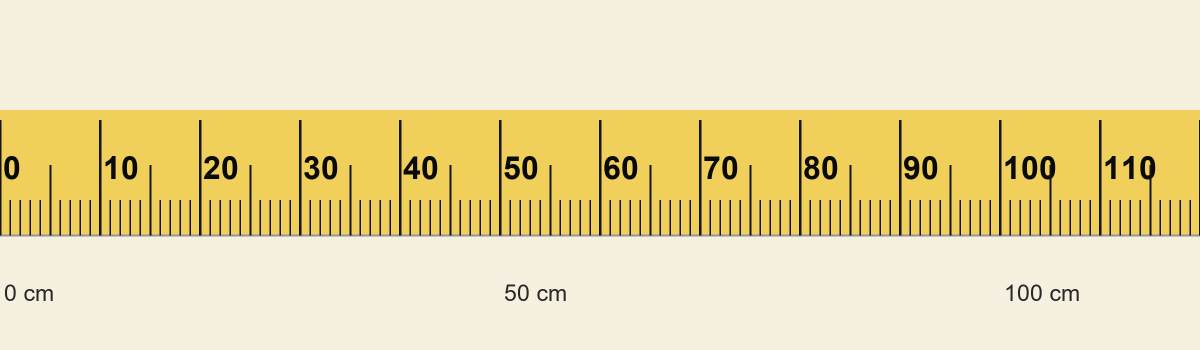
#> input picture tape_test.png, 2400 x 700 px (shown at 1/2 size)
$ python -i tape_band.py   (imports and definitions only)
#> lines starting #> are read from the running program, lines starting #| are printed output that depends on the picture
"""Find the blade in a survey photo by tracking it, not by guessing at patches.

Two attempts at "which bright thing is the tape" failed the same way. Taking the
largest bright elongated component worked on synthetic frames and lost on the
field set: on `20261124_140357_1` a paved edge the same tone as the tape won on
area, and on `20261124_140332` the blade and the sunlit sand merged into a single
59 000 px blob that has no band shape at all, so nothing was proposed. A single
threshold cannot separate a white tape from bright ground.

The tape is still easy to *see*: it is a thin, very long band of the brightest
pixels in the frame. So the seed is found by looking for that band directly —
project the brightest pixels onto a normal at each angle, and the tape shows up
as one narrow spike wherever the normal is perpendicular to it, while ground
spread across the frame contributes a flat background. That gives a direction
and a centre line without needing the blade to be a separate component.

From there the blade is *tracked*: station by station along the seed's direction,
each station measures the bright run across the blade, taking the run nearest to
where the last station found it. A printed number, a tick or a shadow then costs
one station rather than the whole band. The clip costs a dozen stations, so the
band is measured across them rather than required to be continuous — the clip is
the thing the reader is looking for, and refusing a band because the clip is in
the middle of it would be refusing every real photo.

When two bright bands both track cleanly, the band that is most elongated wins:
the tape crosses the frame at one blade's width, while a pipe, a kerb or a
paved edge that happens to be bright is short and fat. The tick ladder breaks a
remaining tie — the blade's along-profile repeats at the tick pitch and a paved
edge is smooth — and that is the same property the reader needs later.

Everything here is numpy and Pillow. No OpenCV, no SciPy, no new dependency.
"""

from __future__ import annotations

import numpy as np
from PIL import Image

# The band is tracked on a copy this long. Tracking is per station, so it does
# not need the original resolution; every reported position is scaled back up.
WORK_EDGE = 900

# Seeds are found on a coarser copy still, from the brightest pixels only.
SEED_EDGE = 450
SEED_PERCENTILE = 88.0
SEED_POINTS = 6000
MAX_SEEDS = 4

# Angle search: coarse, then refined around the best coarse angle.
ANGLE_STEP = 3.0
ANGLE_REFINE = 0.5
ANGLE_WINDOW = 3.0

# A blade is long and thin. Anything narrower than this is a highlight.
MIN_WIDTH_PX = 4.0

# Stations along the blade, and how far past the seed's own ends to look. A seed
# stops where the blade stops being one bright thing — at the clip, usually — so
# the search has to go past its ends to reach the other side of the clip.
STATIONS = 260
SPAN_SHARE = 1.35

# Each station is sampled across this much of the seed's width, so that both
# edges of the blade have darker ground to be measured against.
WINDOW_SHARE = 1.7

# A station's run has to look like the blade it started on: within this factor
# of the seed's width, and not touching the sampled window's edge, because a run
# that fills the window is the window and not a blade.
# A station can only be wrong upwards: a merge with bright ground makes the run
# wider, nothing makes a blade look narrower than it is. Tightening this to 1.6
# was tried to cure the 140332 merges and it dropped so many stations on
# `20261124_141314` that the real tape was refused and a band at -75 degrees was
# returned in its place. Returning a wrong band is worse than refusing, so the
# tolerance stays generous and the width spread gate does the refusing.
WIDTH_LOW = 0.35
WIDTH_HIGH = 2.4

# A millimetre mark or a printed number interrupts a station's bright run
# without touching the blade's edges, so a station's width is taken from every
# bright run that lies this close to the blade's centre line — blade-internal
# marks are then bridged, while ground beyond the blade's edge is not. A clip
# covers the whole blade and leaves only slivers at the edges, which fall
# outside this and are correctly read as a missing station.
CORE_SHARE = 0.6

# The width series is median-filtered over this many stations before its spread
# is taken: one tick, one shadow, one glare spot is not the blade changing
# width, and the spread is what tells a tape from a wall.
WIDTH_SMOOTH = 11

# The track has to hold for this share of the stations between its ends, cover
# this share of the walked span, stay this even in width and this straight, to
# be called a tape. The coverage floor is what the clip costs: on the field set
# a clip is a tenth of the blade, and the sand glare on `20261124_140332` adds
# more, so half the stations is a working band rather than a broken one.
MIN_COVERAGE = 0.50
MIN_SUPPORT = 0.30
MAX_WIDTH_SPREAD = 0.32
MAX_BEND = 0.12

# Ticks run every 1-10 mm, which is a handful of pixels at the tracked scale.
MIN_TICK_LAG = 3
MAX_TICK_LAG = 90


# [557 lines left out: functions otsu_level, _brightest, _axes, _spike, _seeds, _sample and 13 more, not called in this run]


def _find_at(rgb: np.ndarray, work_edge: int) -> dict:
    """One attempt at one working resolution."""
    if rgb is None or getattr(rgb, 'ndim', 3) != 3:
        return {'found': False, 'reason': 'the photo is not a colour image'}
    if rgb.shape[0] < 80 or rgb.shape[1] < 80:
        return {'found': False, 'reason': 'the photo is too small to hold a blade'}

    original_height, original_width = rgb.shape[:2]
    image = Image.fromarray(rgb).convert('RGB')
    if max(image.width, image.height) > work_edge:
        image.thumbnail((work_edge, work_edge), Image.BILINEAR)
    gray = np.asarray(image, dtype=np.float32) @ np.array(
        [0.299, 0.587, 0.114], dtype=np.float32
    )
    to_original = original_width / float(image.width)

    seeds_image = image
    if max(image.width, image.height) > SEED_EDGE:
        seeds_image = image.copy()
        seeds_image.thumbnail((SEED_EDGE, SEED_EDGE), Image.BILINEAR)
    seeds_gray = np.asarray(seeds_image, dtype=np.float32) @ np.array(
        [0.299, 0.587, 0.114], dtype=np.float32
    )

    to_work = seeds_image.width / float(image.width)
    seeds = [
        {
            'centre': seed['centre'] / to_work,
            'axis': seed['axis'],
            'across': seed['across'],
            'length': seed['length'] / to_work,
            'width': seed['width'] / to_work,
            'share': seed['share'],
        }
        for seed in _seeds(seeds_gray)
    ]
    if not seeds:
        return {'found': False,
                'reason': 'no band of bright pixels in the frame could be a blade'}

    graded: list[dict] = []
    refusals: list[str] = []
    failed: list[dict] = []
    for seed in seeds:
        if seed['width'] < MIN_WIDTH_PX or seed['length'] < 20.0:
            continue
        result = _grade(seed, gray)
        if result.get('ok'):
            graded.append(result)
        else:
            failed.append(result)
            refusals.append(result.get('reason') or 'a candidate band was rejected')

    if not graded:
        # The rejected bands' geometry, longest first: a caller that reads the
        # printed numbers needs something to rectify, and a shape rejection is
        # not a statement that the blade is not printed (see `_rejected`).
        best = max(
            (item['candidate'] for item in failed if item.get('candidate')),
            key=lambda band: float(band['length']),
            default=None,
        )
        return {
            'found': False,
            'reason': refusals[0] if refusals else 'no band survived the check',
            'seeds': len(seeds),
            'candidate': _publish_band(best, to_original) if best is not None else None,
        }

    whole = [
        band
        for band in graded
        if not any(
            _is_fragment(band, other) for other in graded if other is not band
        )
    ]
    best = max(whole or graded, key=lambda item: item['score'])
    best['competitors'] = len(whole or graded)
    centre = [
        round(float(best['centre'][0]) * to_original, 1),
        round(float(best['centre'][1]) * to_original, 1),
    ]
    width_px = round(float(best['width']) * to_original, 1)
    length_px = round(float(best['length']) * to_original, 1)
    axis = [round(float(best['axis'][0]), 4), round(float(best['axis'][1]), 4)]
    across = [round(float(best['across'][0]), 4), round(float(best['across'][1]), 4)]
    return {
        'found': True,
        'reason': None,
        'centre': centre,
        'axis': axis,
        'across': across,
        'width_px': width_px,
        'length_px': length_px,
        'angle_deg': round(float(np.degrees(np.arctan2(axis[1], axis[0]))), 2),
        'coverage': round(float(best['coverage']), 3),
        'support': round(float(best['support']), 3),
        'width_spread': round(float(best['width_spread']), 3),
        'width_agree': round(float(best['width_agree']), 3),
        'bend': round(float(best['bend']), 3),        'periodicity': round(float(best['periodicity']), 3),
        'competitors': int(best.get('competitors', 1)),
        'score': round(float(best['score']), 3),
        'scale': round(float(to_original), 3),
        'band': {
            'centre': centre,
            'axis': axis,
            'across': across,
            'length_px': length_px,
            'width_px': width_px,
        },
    }


# [10 lines left out: function _as_band, not called in this run]


def find_band(rgb: np.ndarray, work_edge: int = WORK_EDGE) -> dict:
    """The blade in a photo: where it runs, how wide it is, and how sure we are.

    Refuses rather than returning a plausible-looking wall. Keys: `found`,
    `reason`, and on success `centre`, `axis`, `across`, `width_px`, `length_px`,
    `angle_deg`, `coverage`, `support`, `width_spread`, `bend`, `periodicity`.
    All positions are in the original photo's pixels.

    Two working resolutions are tried and the better band kept. The same photo
    grades differently at different scales — `20261124_140332` is refused at 900
    and localised at 700 — because the marks and the clip subtend different
    amounts of a station's width. One scale is a coin toss on marginal frames;
    two is cheap.
    """
    attempts = [
        _find_at(rgb, max(200, int(round(work_edge * factor))))
        for factor in (1.0, 0.78, 1.2)
    ]
    found = [result for result in attempts if result.get('found')]
    if found:
        # A slice of the blade is a band too: the blank margin beside the printed
        # row grades cleanly on its own, and once the ruler allowance lets a
        # crossed blade through, a 25 px sliver of a 110 px blade could be the
        # only thing that graded at one resolution and win the whole photo. A
        # narrow band lying inside a wider one is that wider band seen partially,
        # whichever resolution produced it, so it is dropped before the scores
        # are compared.
        whole = [
            result
            for result in found
            if not any(
                _is_fragment(_as_band(result), _as_band(other))
                for other in found
                if other is not result
            )
        ]
        found = whole or found
        found.sort(key=lambda result: result.get('score', 0.0), reverse=True)
        best = found[0]
        # Two resolutions agreeing on where the band is and which way it runs is
        # the strongest evidence available without the clip. They can disagree:
        # on `20261124_140332` one resolution refuses and the other returns a
        # band at -33 degrees where the tape runs at +12 — a trench edge. That
        # result is returned marked unconfirmed rather than dropped, so a caller
        # can insist on confirmation before it reads a measurement off it.
        # Confirmed means a *second* resolution independently found the same
        # band at the same angle (within 8 degrees). Three resolutions are tried
        # because two was too easy to fool the other way: on a clean synthetic
        # blade one of the pair could fail outright and a perfectly good band
        # came back unconfirmed.
        agreeing = [
            other
            for other in found[1:]
            if abs(other['angle_deg'] - best['angle_deg']) <= 8.0
        ]
        best['confirmed'] = bool(agreeing)
        if agreeing:
            best['angle_gap_deg'] = round(
                float(max(abs(o['angle_deg'] - best['angle_deg']) for o in agreeing)),
                1,
            )
            # Same direction, different widths: the narrower one is a slice of
            # the blade (a blank margin), so the wider is the tape. This is what
            # a shaded blade needs, where the margin seed wins on score at one
            # resolution and comes back 31 px wide against a 110 px blade.
            best = max([best] + agreeing, key=lambda result: result['width_px'])
        return best
    reasons = [result['reason'] for result in attempts if result.get('reason')]
    candidates = [result['candidate'] for result in attempts if result.get('candidate')]
    return {
        'found': False,
        'reason': reasons[0] if reasons else 'no band was found',
        'attempts': reasons,
        'candidate': max(
            candidates, key=lambda band: float(band['length_px']), default=None
        ),
    }


# [41 lines left out: functions find_band_bytes, annotate, not called in this run]

>>> import cv2
>>> picture = cv2.imread('../tape_test.png', cv2.IMREAD_GRAYSCALE)
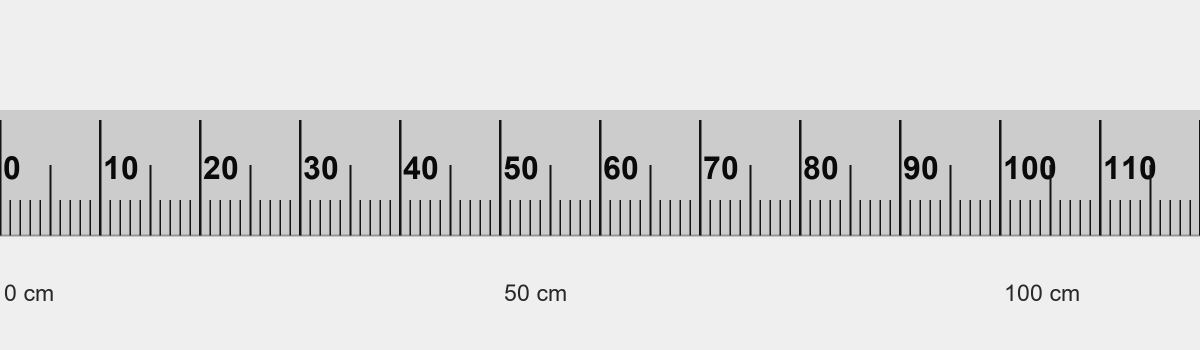
#> picture: shape (700, 2400) (shown at 1/2 size); min 10, max 239, mean 218.9
>>> result = find_band(picture)
#> in find_band, `attempts = [ _find_at(rgb, max(200, int(round(work_edge * factor)))) f..`: attempts = 3 items
#> in find_band, `found = [result for result in attempts if result.get('found')]`: found = []
#> in find_band, `reasons = [result['reason'] for result in attempts if result.get('reas..`: reasons = ['the photo is not a colour image', 'the photo is not a colour image', 'the photo is not a colour image']
#> in find_band, `candidates = [result['candidate'] for result in attempts if result.get..`: candidates = []
#> result = 4 items
